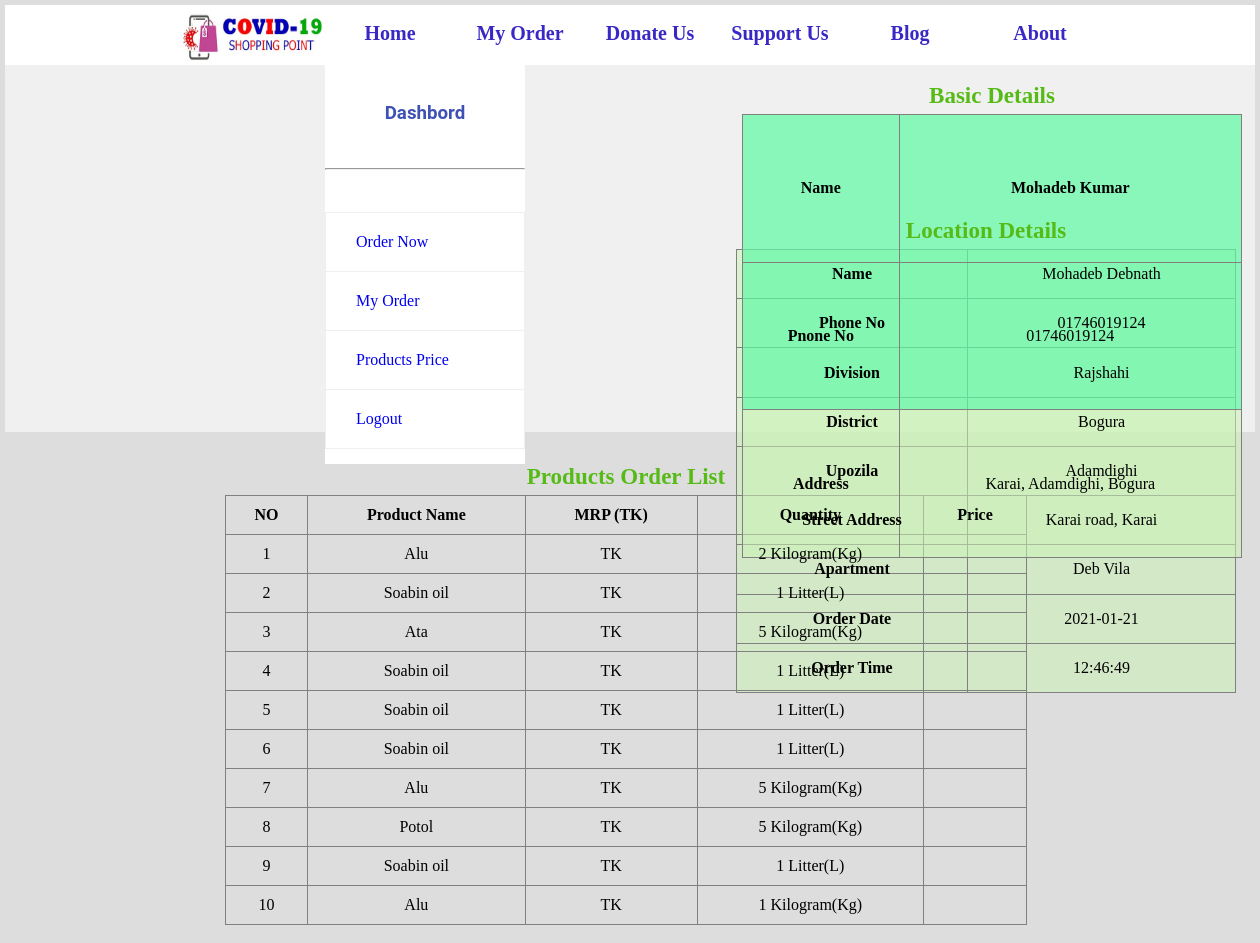
/charge_customer_details.php (signed in), run on the app's committed database.
### tables this page shows
CREATE TABLE `charge_customer_reg` (
  `REG_NAME` varchar(100) DEFAULT NULL,
  `REG_PHONE` varchar(20) NOT NULL,
  `ADDRESS` varchar(200) DEFAULT NULL,
  `PASSWORD` varchar(50) DEFAULT NULL
);

CREATE TABLE `charge_customer_order_location` (
  `REG_NAME` varchar(100) DEFAULT NULL,
  `REG_PHONE` varchar(20) DEFAULT NULL,
  `ODR_NAME` varchar(100) DEFAULT NULL,
  `ODR_PHONE` varchar(20) DEFAULT NULL,
  `DIVISION` varchar(100) DEFAULT NULL,
  `DISTRICT` varchar(100) DEFAULT NULL,
  `UPOZILA` varchar(100) DEFAULT NULL,
  `STREET_ADDRESS` varchar(200) DEFAULT NULL,
  `APARTMENT` varchar(200) DEFAULT NULL,
  `ODR_TIME` time DEFAULT NULL,
  `ODR_DATE` date DEFAULT NULL
);

CREATE TABLE `charge_customer_order` (
  `REG_NAME` varchar(100) DEFAULT NULL,
  `REG_PHONE` varchar(20) DEFAULT NULL,
  `PRODUCT_NAME` varchar(200) DEFAULT NULL,
  `PRICE` double DEFAULT NULL,
  `QUANTITY` double DEFAULT NULL,
  `UNIT` varchar(50) DEFAULT NULL,
  `TOTAL_PRICE` double(8,2) DEFAULT NULL
);

### charge_customer_details.php (the view, shortened to what this page needs)
<?php
	include("dbconnection.inc.php");
?>
<!DOCTYPE html>
<html>
	<head>
		<link rel="stylesheet" href="css/style.css"/>
	</head>
	<body class="back">
		<div>
			<header>
				<?php
					include("topbar.inc.php");
				?>
			</header>
				<div style="height: 1000px;">
				<?php
					include("sidebar.inc.php");
				?>
			<div>
			<?php
			$sql="SELECT* FROM charge_customer_reg WHERE REG_NAME='{$_SESSION["cname"]}' && REG_PHONE='{$_SESSION["cphone"]}'";
				$res=$con->query($sql);
				if($res->num_rows>0)
				{
					$row=$res->fetch_assoc();
				}
				$sql2="SELECT* FROM charge_customer_order_location WHERE REG_NAME='{$_SESSION["cname"]}' && REG_PHONE='{$_SESSION["cphone"]}'";
				$res2=$con->query($sql2);
				if($res2->num_rows>0)
				{
					$row2=$res2->fetch_assoc();
				}
			?>
				<div class="rbox1">
					<br/>
						<table border="1px" class="desired_result1">
						<caption>Basic Details</caption>
							<tr class="table_row_style"><th>Name </th> <td style="font-weight:bold"><?php echo $row["REG_NAME"] ?> </td></tr>
							<tr class="table_row_style"><th>Pnone No</th> <td><?php echo $row["REG_PHONE"] ?> </td></tr>
							<tr><th>Address</th> <td><?php echo $row["ADDRESS"] ?>  </td></tr>
						</table>
				</div>
				<div class="rbox2">
					<br/>
						<table border="1px" class="desired_result2">
						<caption>Location Details</caption>
							<tr><th>Name </th> <td><?php echo $row2["ODR_NAME"] ?> </td></tr>
							<tr><th>Phone No </th> <td><?php echo $row2["ODR_PHONE"] ?> </td></tr>
							<tr><th>Division</th> <td><?php echo $row2["DIVISION"] ?> </td></tr>
							<tr><th>District</th> <td><?php echo $row2["DISTRICT"] ?>  </td></tr>
							<tr><th>Upozila</th> <td><?php echo $row2["UPOZILA"] ?>  </td></tr>
							<tr><th>Street Address</th> <td><?php echo $row2["STREET_ADDRESS"] ?>  </td></tr>
							<tr><th>Apartment</th> <td><?php echo $row2["APARTMENT"] ?>  </td></tr>
							<tr><th>Order Date</th> <td><?php echo $row2["ODR_DATE"] ?>  </td></tr>
							<tr><th>Order Time</th> <td><?php echo $row2["ODR_TIME"] ?>  </td></tr>
						</table>
				</div>
		</div>
					<div class="products_info_div">
					?><br/>
					<table style="width: 802px; text-align:center;margin-left: 220px;
    margin-top: 212px;" border="1px">
					<caption>Products Order List</caption>
						<tr>
							<th>NO</th>
							<th>Product Name</th>
							<th>MRP (TK)</th>
							<th>Quantity</th>
							<th>Price</th>
						</tr>
						<?php
							$sql3="SELECT* FROM charge_customer_order
								  WHERE REG_NAME='{$_SESSION["cname"]}' && REG_PHONE='{$_SESSION["cphone"]}'";
							$res3=$con->query($sql3);
							if($res3->num_rows>0)
							{
								$i=0;
								while($row3=$res3->fetch_assoc())
								{
									$i++;
									echo"
									<tr>
										<td>{$i}</td>
										<td>{$row3["PRODUCT_NAME"]}</td>
										<td>{$row3["MRP"]} TK</td>
										<td>{$row3["QUANTITY"]} {$row3["UNIT"]}</td>
										<td>{$row3["MRP"]}</td>
									</tr>
									";
								}
							}
						?>
						</table><br/>
					</div>
					</div>
		</div>
	</body>
</html>

### topbar.inc.php
<div class="topbar_div">
<div class="logo">
	<img style="width:145px; height:60px;" src="imgs/project_logo.jpg"/>
</div>
<div>
	<ul class="list">
		<li><a href="index.php">Home</a></li>
		<li><a href="account_login.php">My Order</a>
		</li>
		<li><a href="donor_login.php">Donate Us</a></li>
		<li><a href="volunteer_login.php">Support Us</a></li>
		<li><a href="#">Blog</a></li>
		<li><a href="about_us.php">About</a></li>
	</ul>
</div>
</div>

### sidebar.inc.php
<div class="sidebar"><br/>
<h3 class="h3_text">Dashbord</h3><br><hr><br>
<ul class="sideber_li">
	<?php
		if(isset($_SESSION['REG_CC_PHONE'])){
			echo '
				  <li class="li"><a href="charge_shop_now.php">Order Now</a></li>
				  <li class="li"><a href="charge_customer_details.php">My Order</a></li>
				  <li class="li"><a href="#">Products Price</a></li>
				  <li class="li"><a href="index.php">Logout</a></li>';
		}
	?>
</ul>
</div>

### css/style.css (style rules this page uses)
html { background:#dddddd; }
.back { background:#f5f5f5cf; width:1250px; margin:0 auto; margin-top:5px; }
tr,td,th { padding:10px; }
table { border-collapse:collapse; text-align:center; }
table caption { font-size: 23px; font-weight: bold; color: #56bb17; margin-bottom: 5px; }
.topbar_div { height:60px; width:100%; background:#ffffff; margin-bottom:5px; }
a { text-decoration:none; }
.list { list-style:none; margin:0px; padding:0px; }
.list li { float:left; width:130px; height:60px; background-color:#ffffff; text-align:center; }
.list li:last-child { border-right:none; }
.list li a { font-size:20px; font-weight:bold; color:#3928c5; line-height:57px; }
.logo { float:left; margin-left: 175px; }
.h3_text { font-family: Roboto; color: #3f51b5; text-align:center; }
.sidebar { float:left; width:200px; height:auto; background:white; }
.sideber_li { list-style:none; margin-left:-40px; }
.li { position:relative; display:block; padding:20px 30px; margin-bottom:-1px; background-color:#ffffff; border:1px solid #ecf0f1; }
.rbox1 { width: 668px; height: 153px; float: left; margin-left: -20px; }
.rbox2 { width: 668px; height: 304px; margin-left: 485px; }
.desired_result1 { border-collapse: collapse; width: 500px; height: 444px; margin-left: 237px; text-align: center; float: left; color: black; background: #ccf3b485; }
.desired_result2 { border-collapse: collapse; width: 500px; height: 444px; text-align: center; margin-left: 246px; color: black; background: #ccf3b485; }
.table_row_style { background: #00ff9561; }

### data on the page
charge_customer_reg: REG_NAME "Mohadeb Kumar", REG_PHONE "01746019124", ADDRESS "Karai, Adamdighi, Bogura"
charge_customer_order_location: ODR_NAME "Mohadeb Debnath", ODR_PHONE "01746019124", DIVISION "Rajshahi", DISTRICT "Bogura", UPOZILA "Adamdighi", STREET_ADDRESS "Karai road, Karai", APARTMENT "Deb Vila", ODR_DATE "2021-01-21", ODR_TIME "12:46:49"
charge_customer_order: PRODUCT_NAME "Alu", QUANTITY "2", UNIT "Kilogram(Kg)"
charge_customer_order: PRODUCT_NAME "Soabin oil", QUANTITY "1", UNIT "Litter(L)"
charge_customer_order: PRODUCT_NAME "Ata", QUANTITY "5", UNIT "Kilogram(Kg)"
charge_customer_order: PRODUCT_NAME "Soabin oil", QUANTITY "1", UNIT "Litter(L)"
charge_customer_order: PRODUCT_NAME "Soabin oil", QUANTITY "1", UNIT "Litter(L)"
charge_customer_order: PRODUCT_NAME "Soabin oil", QUANTITY "1", UNIT "Litter(L)"
charge_customer_order: PRODUCT_NAME "Alu", QUANTITY "5", UNIT "Kilogram(Kg)"
charge_customer_order: PRODUCT_NAME "Potol", QUANTITY "5", UNIT "Kilogram(Kg)"
charge_customer_order: PRODUCT_NAME "Soabin oil", QUANTITY "1", UNIT "Litter(L)"
charge_customer_order: PRODUCT_NAME "Alu", QUANTITY "1", UNIT "Kilogram(Kg)"
